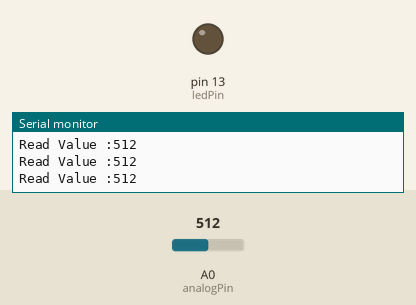
Bench run of a sketch on a simulated Arduino Uno, built with avr-gcc and run on an emulated ATmega328P. Shown: output pins drawn as LEDs (lit = HIGH), the last lines printed to the serial monitor. The inputs (shaded band) are chosen by the test bench; at power-on: A0 (analogPin) = 512.

Above: at 1.2 s.
1.3 s: A0 (analogPin) set to 489
At 1.8 s:
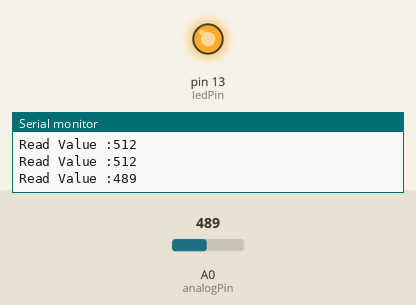
2.8 s: A0 (analogPin) set to 510
At 4.5 s:
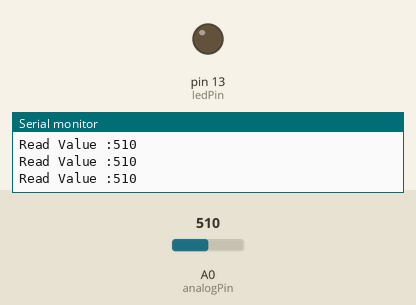
4.8 s: A0 (analogPin) set to 490
At 5.3 s:
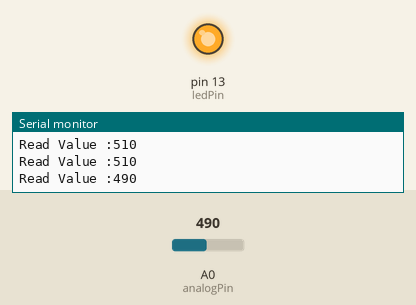
Timing chart, 0 to 7.8 s (numbered marks = the images above; inputs shaded):
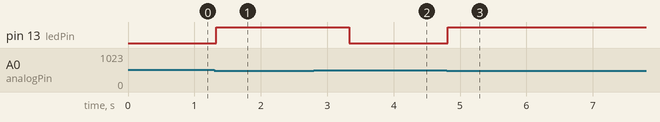

The sketch:

light_dependent_resistor.ino
```cpp
int ledPin = 13;
int analogPin = A0;
int threshold = 500;

void setup(){
  pinMode(ledPin,OUTPUT);
  Serial.begin(9600);
}

void loop(){
  int sensedValue = analogRead(analogPin);
  Serial.print("Read Value :");
  Serial.println(sensedValue);
  if(sensedValue < threshold){
    digitalWrite(ledPin,HIGH);
    delay(1000);
  }
  else{
    digitalWrite(ledPin,LOW);
  }
}
```

Measured:
- the behaviour switches between 500 and 499 on A0 (analogPin) (found by bisection; images 0 and 1)
- after the input at 1.3 s, pin 13 (ledPin): LOW → HIGH at once
- after the input at 2.8 s, pin 13 (ledPin): HIGH → LOW after 0.53 s
- after the input at 4.8 s, pin 13 (ledPin): LOW → HIGH at once
